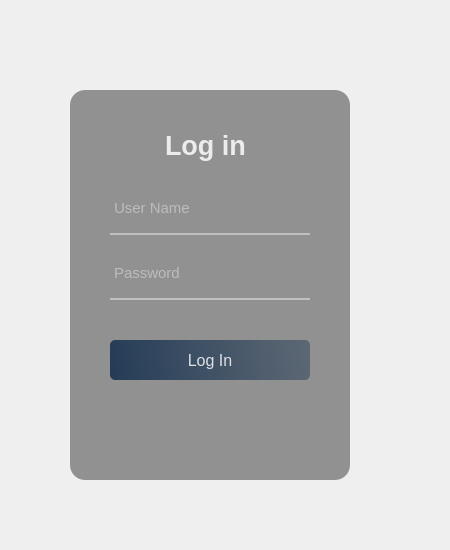
<?xml version="1.0" encoding="UTF-8"?>
<ui version="4.0">
 <class>Form</class>
 <widget class="QWidget" name="Form">
  <property name="geometry">
   <rect>
    <x>0</x>
    <y>0</y>
    <width>450</width>
    <height>550</height>
   </rect>
  </property>
  <property name="windowTitle">
   <string>Form</string>
  </property>
  <widget class="QWidget" name="widget" native="true">
   <property name="geometry">
    <rect>
     <x>30</x>
     <y>30</y>
     <width>370</width>
     <height>480</height>
    </rect>
   </property>
   <widget class="QLabel" name="label">
    <property name="geometry">
     <rect>
      <x>30</x>
      <y>40</y>
      <width>300</width>
      <height>420</height>
     </rect>
    </property>
    <property name="styleSheet">
     <string notr="true">border-image: url(:/Images/background.png);
border-radius:20px;</string>
    </property>
    <property name="text">
     <string/>
    </property>
   </widget>
   <widget class="QLabel" name="label_2">
    <property name="geometry">
     <rect>
      <x>30</x>
      <y>40</y>
      <width>300</width>
      <height>420</height>
     </rect>
    </property>
    <property name="styleSheet">
     <string notr="true">background-color: qradialgradient(spread:pad, x1:0, y1:0, x2:0, y2:0.715909, stop:0 rgba(0, 0, 0, 9), stop:0.375 rgba(0, 0, 0, 50), stop:0.835227 rgba(0, 0, 0, 75));
border-radius:20px;</string>
    </property>
    <property name="text">
     <string/>
    </property>
   </widget>
   <widget class="QLabel" name="label_3">
    <property name="geometry">
     <rect>
      <x>40</x>
      <y>60</y>
      <width>280</width>
      <height>390</height>
     </rect>
    </property>
    <property name="styleSheet">
     <string notr="true">background-color:rgba(0,0,0,100);
border-radius:15px;</string>
    </property>
    <property name="text">
     <string/>
    </property>
   </widget>
   <widget class="QLabel" name="label_4">
    <property name="geometry">
     <rect>
      <x>135</x>
      <y>95</y>
      <width>90</width>
      <height>40</height>
     </rect>
    </property>
    <property name="font">
     <font>
      <pointsize>20</pointsize>
      <weight>75</weight>
      <italic>false</italic>
      <bold>true</bold>
      <underline>false</underline>
      <strikeout>false</strikeout>
     </font>
    </property>
    <property name="styleSheet">
     <string notr="true">color:rgba(255, 255, 255, 210);</string>
    </property>
    <property name="text">
     <string>Log in</string>
    </property>
   </widget>
   <widget class="QTextEdit" name="textEdit">
    <property name="geometry">
     <rect>
      <x>80</x>
      <y>165</y>
      <width>200</width>
      <height>40</height>
     </rect>
    </property>
    <property name="font">
     <font>
      <pointsize>11</pointsize>
      <kerning>true</kerning>
     </font>
    </property>
    <property name="styleSheet">
     <string notr="true">background-color:rgba(0,0,0,0);
border:none;
border-bottom:2px solid rgba(255, 255, 255, 110);
color:  rgba(255, 255, 255, 200);
padding-bottom:7px;</string>
    </property>
    <property name="html">
     <string>&lt;!DOCTYPE HTML PUBLIC &quot;-//W3C//DTD HTML 4.0//EN&quot; &quot;http://www.w3.org/TR/REC-html40/strict.dtd&quot;&gt;
&lt;html&gt;&lt;head&gt;&lt;meta name=&quot;qrichtext&quot; content=&quot;1&quot; /&gt;&lt;style type=&quot;text/css&quot;&gt;
p, li { white-space: pre-wrap; }
&lt;/style&gt;&lt;/head&gt;&lt;body style=&quot; font-family:'MS Shell Dlg 2'; font-size:11pt; font-weight:400; font-style:normal;&quot;&gt;
&lt;p style=&quot;-qt-paragraph-type:empty; margin-top:0px; margin-bottom:0px; margin-left:0px; margin-right:0px; -qt-block-indent:0; text-indent:0px;&quot;&gt;&lt;br /&gt;&lt;/p&gt;&lt;/body&gt;&lt;/html&gt;</string>
    </property>
    <property name="placeholderText">
     <string>User Name</string>
    </property>
   </widget>
   <widget class="QTextEdit" name="textEdit_2">
    <property name="geometry">
     <rect>
      <x>80</x>
      <y>230</y>
      <width>200</width>
      <height>40</height>
     </rect>
    </property>
    <property name="font">
     <font>
      <pointsize>11</pointsize>
      <kerning>true</kerning>
     </font>
    </property>
    <property name="styleSheet">
     <string notr="true">background-color:rgba(0,0,0,0);
border:none;
border-bottom:2px solid rgba(255, 255, 255, 110);
color:  rgba(255, 255, 255, 200);
padding-bottom:7px;</string>
    </property>
    <property name="html">
     <string>&lt;!DOCTYPE HTML PUBLIC &quot;-//W3C//DTD HTML 4.0//EN&quot; &quot;http://www.w3.org/TR/REC-html40/strict.dtd&quot;&gt;
&lt;html&gt;&lt;head&gt;&lt;meta name=&quot;qrichtext&quot; content=&quot;1&quot; /&gt;&lt;style type=&quot;text/css&quot;&gt;
p, li { white-space: pre-wrap; }
&lt;/style&gt;&lt;/head&gt;&lt;body style=&quot; font-family:'MS Shell Dlg 2'; font-size:11pt; font-weight:400; font-style:normal;&quot;&gt;
&lt;p style=&quot;-qt-paragraph-type:empty; margin-top:0px; margin-bottom:0px; margin-left:0px; margin-right:0px; -qt-block-indent:0; text-indent:0px;&quot;&gt;&lt;br /&gt;&lt;/p&gt;&lt;/body&gt;&lt;/html&gt;</string>
    </property>
    <property name="placeholderText">
     <string>Password</string>
    </property>
   </widget>
   <widget class="QPushButton" name="pushButton">
    <property name="geometry">
     <rect>
      <x>80</x>
      <y>310</y>
      <width>200</width>
      <height>40</height>
     </rect>
    </property>
    <property name="font">
     <font>
      <pointsize>12</pointsize>
     </font>
    </property>
    <property name="styleSheet">
     <string notr="true">QPushButton#pushButton {
    background-color: qlineargradient(spread:pad, x1:0, y1:0.505682, x2:1, y2:0.477, stop:0 rgba(20, 47, 78, 219), stop:1 rgba(85, 98, 112, 226));
    color: rgba(255, 255, 255, 210); /* Correction: 'colro' en 'color' */
    border-radius: 5px;
}

QPushButton#pushButton:hover {
 background-color: qlineargradient(spread:pad, x1:0, y1:0.505682, x2:1, y2:0.477, stop:0 rgba(40, 67, 98, 219), stop:1 rgba(105, 118, 132, 226));
}

QPushButton#pushButton:pressed {
    padding-left: 5px;
    padding-top: 5px;
    background-color: rgba(105, 118, 132, 200);
}
</string>
    </property>
    <property name="text">
     <string>Log In</string>
    </property>
   </widget>
  </widget>
 </widget>
 <resources>
  <include location="images/resource_from.qrc"/>
 </resources>
 <connections/>
</ui>
